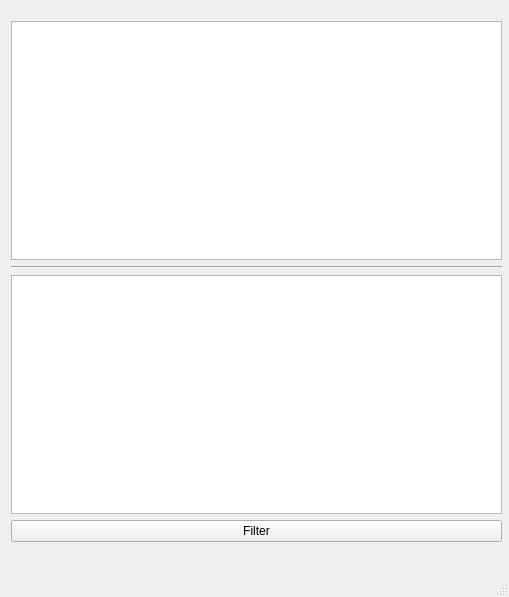
<?xml version="1.0" encoding="UTF-8"?>
<ui version="4.0">
 <class>Censorship</class>
 <widget class="QMainWindow" name="Censorship">
  <property name="geometry">
   <rect>
    <x>0</x>
    <y>0</y>
    <width>509</width>
    <height>597</height>
   </rect>
  </property>
  <property name="windowTitle">
   <string>Censorship</string>
  </property>
  <widget class="QWidget" name="centralwidget">
   <widget class="QWidget" name="">
    <property name="geometry">
     <rect>
      <x>11</x>
      <y>21</y>
      <width>491</width>
      <height>521</height>
     </rect>
    </property>
    <layout class="QVBoxLayout" name="verticalLayout">
     <item>
      <widget class="QTextEdit" name="e_inputText"/>
     </item>
     <item>
      <widget class="Line" name="line">
       <property name="orientation">
        <enum>Qt::Horizontal</enum>
       </property>
      </widget>
     </item>
     <item>
      <widget class="QTextEdit" name="e_outputText"/>
     </item>
     <item>
      <widget class="QPushButton" name="b_filterProfanity">
       <property name="text">
        <string>Filter</string>
       </property>
      </widget>
     </item>
    </layout>
   </widget>
  </widget>
  <widget class="QMenuBar" name="menubar">
   <property name="geometry">
    <rect>
     <x>0</x>
     <y>0</y>
     <width>509</width>
     <height>26</height>
    </rect>
   </property>
  </widget>
  <widget class="QStatusBar" name="statusbar"/>
 </widget>
 <resources/>
 <connections/>
</ui>
